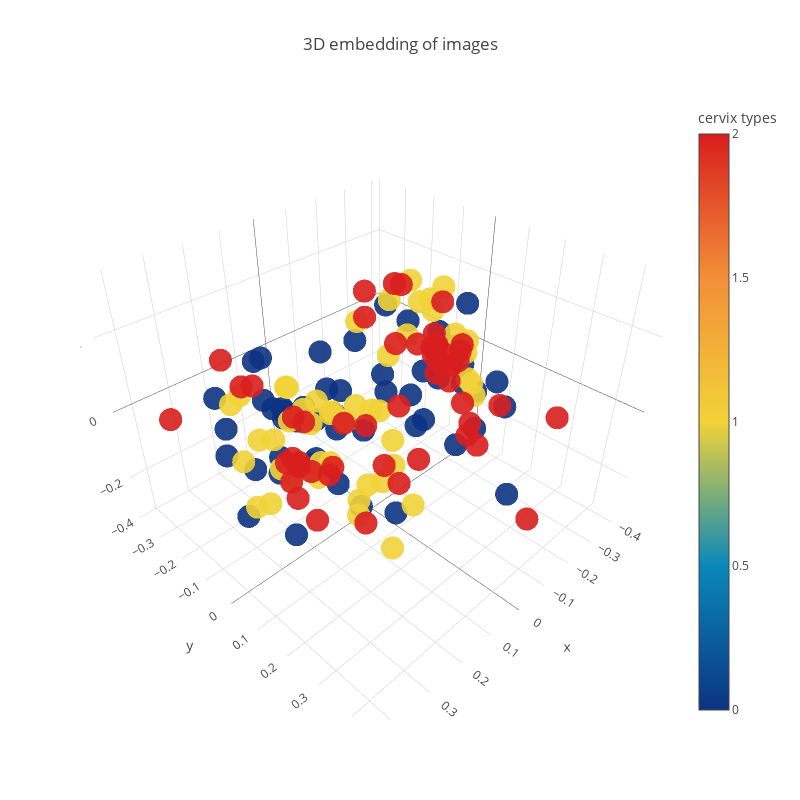

This figure's notebook cell:
### Code cell
from sklearn.decomposition import PCA 
pca = PCA(n_components=3)
pca_3d = pca.fit_transform(gray_imgs_mat)

trace1 = go.Scatter3d(
    x=pca_3d[:,0],
    y=pca_3d[:,1],
    z=pca_3d[:,2],
    mode='markers',
    marker=dict(
        sizemode='diameter',
        color = preprocessing.LabelEncoder().fit_transform(all_image_types),
        colorscale = 'Portland',
        colorbar = dict(title = 'cervix types'),
        line=dict(color='rgb(255, 255, 255)'),
        opacity=0.9
    )
)

data=[trace1]
layout=dict(height=800, width=800, title='3D embedding of images')
fig=dict(data=data, layout=layout)
py.iplot(fig, filename='3DBubble')

### Figure 1 — Plotly figure (JSON) as saved in the notebook; plotly's stock layout.template omitted (floating-point values rounded to 4 significant figures; data arrays with more than 128 entries replaced by an {"elided": "..."} marker saying what was removed)
{"data": [{"marker": {"color": {"elided": "153 int values"}, "colorbar": {"title": "cervix types"}, "colorscale": "Portland", "line": {"color": "rgb(255, 255, 255)"}, "opacity": 0.9, "sizemode": "diameter"}, "mode": "markers", "type": "scatter3d", "x": {"elided": "153 float values"}, "y": {"elided": "153 float values"}, "z": {"elided": "153 float values"}}], "layout": {"height": 800, "title": "3D embedding of images", "width": 800}}
